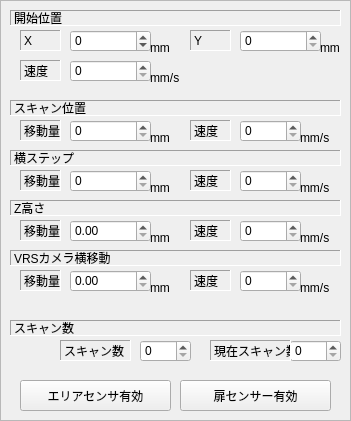
   <widget class="QFrame" name="frame">
    <property name="geometry">
     <rect>
      <x>480</x>
      <y>120</y>
      <width>351</width>
      <height>421</height>
     </rect>
    </property>
    <property name="frameShape">
     <enum>QFrame::StyledPanel</enum>
    </property>
    <property name="frameShadow">
     <enum>QFrame::Sunken</enum>
    </property>
    <widget class="QLabel" name="label">
     <property name="geometry">
      <rect>
       <x>10</x>
       <y>10</y>
       <width>331</width>
       <height>16</height>
      </rect>
     </property>
     <property name="frameShape">
      <enum>QFrame::Panel</enum>
     </property>
     <property name="frameShadow">
      <enum>QFrame::Sunken</enum>
     </property>
     <property name="text">
      <string>開始位置</string>
     </property>
    </widget>
    <widget class="QLabel" name="label_2">
     <property name="geometry">
      <rect>
       <x>20</x>
       <y>30</y>
       <width>41</width>
       <height>21</height>
      </rect>
     </property>
     <property name="frameShape">
      <enum>QFrame::Panel</enum>
     </property>
     <property name="frameShadow">
      <enum>QFrame::Sunken</enum>
     </property>
     <property name="text">
      <string>X</string>
     </property>
    </widget>
    <widget class="QLabel" name="label_3">
     <property name="geometry">
      <rect>
       <x>190</x>
       <y>30</y>
       <width>41</width>
       <height>21</height>
      </rect>
     </property>
     <property name="frameShape">
      <enum>QFrame::Panel</enum>
     </property>
     <property name="frameShadow">
      <enum>QFrame::Sunken</enum>
     </property>
     <property name="text">
      <string>Y</string>
     </property>
    </widget>
    <widget class="QSpinBox" name="spinBoxStartPosX">
     <property name="geometry">
      <rect>
       <x>70</x>
       <y>30</y>
       <width>81</width>
       <height>22</height>
      </rect>
     </property>
     <property name="minimum">
      <number>-99999999</number>
     </property>
     <property name="maximum">
      <number>99999999</number>
     </property>
    </widget>
    <widget class="QSpinBox" name="spinBoxStartPosY">
     <property name="geometry">
      <rect>
       <x>240</x>
       <y>30</y>
       <width>81</width>
       <height>22</height>
      </rect>
     </property>
     <property name="maximum">
      <number>99999999</number>
     </property>
    </widget>
    <widget class="QLabel" name="label_4">
     <property name="geometry">
      <rect>
       <x>10</x>
       <y>100</y>
       <width>331</width>
       <height>16</height>
      </rect>
     </property>
     <property name="frameShape">
      <enum>QFrame::Panel</enum>
     </property>
     <property name="frameShadow">
      <enum>QFrame::Sunken</enum>
     </property>
     <property name="text">
      <string>スキャン位置</string>
     </property>
    </widget>
    <widget class="QLabel" name="label_5">
     <property name="geometry">
      <rect>
       <x>20</x>
       <y>60</y>
       <width>41</width>
       <height>21</height>
      </rect>
     </property>
     <property name="frameShape">
      <enum>QFrame::Panel</enum>
     </property>
     <property name="frameShadow">
      <enum>QFrame::Sunken</enum>
     </property>
     <property name="text">
      <string>速度</string>
     </property>
    </widget>
    <widget class="QSpinBox" name="spinBoxStartVelocity">
     <property name="geometry">
      <rect>
       <x>70</x>
       <y>60</y>
       <width>81</width>
       <height>22</height>
      </rect>
     </property>
     <property name="maximum">
      <number>99999999</number>
     </property>
    </widget>
    <widget class="QLabel" name="label_7">
     <property name="geometry">
      <rect>
       <x>20</x>
       <y>120</y>
       <width>41</width>
       <height>21</height>
      </rect>
     </property>
     <property name="frameShape">
      <enum>QFrame::Panel</enum>
     </property>
     <property name="frameShadow">
      <enum>QFrame::Sunken</enum>
     </property>
     <property name="text">
      <string>移動量</string>
     </property>
    </widget>
    <widget class="QSpinBox" name="spinBoxScanPulse">
     <property name="geometry">
      <rect>
       <x>70</x>
       <y>120</y>
       <width>81</width>
       <height>22</height>
      </rect>
     </property>
     <property name="maximum">
      <number>99999999</number>
     </property>
    </widget>
    <widget class="QLabel" name="label_8">
     <property name="geometry">
      <rect>
       <x>190</x>
       <y>120</y>
       <width>41</width>
       <height>21</height>
      </rect>
     </property>
     <property name="frameShape">
      <enum>QFrame::Panel</enum>
     </property>
     <property name="frameShadow">
      <enum>QFrame::Sunken</enum>
     </property>
     <property name="text">
      <string>速度</string>
     </property>
    </widget>
    <widget class="QSpinBox" name="spinBoxScanVelocity">
     <property name="geometry">
      <rect>
       <x>240</x>
       <y>120</y>
       <width>61</width>
       <height>22</height>
      </rect>
     </property>
     <property name="maximum">
      <number>99999999</number>
     </property>
    </widget>
    <widget class="QLabel" name="label_9">
     <property name="geometry">
      <rect>
       <x>10</x>
       <y>150</y>
       <width>331</width>
       <height>16</height>
      </rect>
     </property>
     <property name="frameShape">
      <enum>QFrame::Panel</enum>
     </property>
     <property name="frameShadow">
      <enum>QFrame::Sunken</enum>
     </property>
     <property name="text">
      <string>横ステップ</string>
     </property>
    </widget>
    <widget class="QLabel" name="label_10">
     <property name="geometry">
      <rect>
       <x>190</x>
       <y>170</y>
       <width>41</width>
       <height>21</height>
      </rect>
     </property>
     <property name="frameShape">
      <enum>QFrame::Panel</enum>
     </property>
     <property name="frameShadow">
      <enum>QFrame::Sunken</enum>
     </property>
     <property name="text">
      <string>速度</string>
     </property>
    </widget>
    <widget class="QLabel" name="label_11">
     <property name="geometry">
      <rect>
       <x>20</x>
       <y>170</y>
       <width>41</width>
       <height>21</height>
      </rect>
     </property>
     <property name="frameShape">
      <enum>QFrame::Panel</enum>
     </property>
     <property name="frameShadow">
      <enum>QFrame::Sunken</enum>
     </property>
     <property name="text">
      <string>移動量</string>
     </property>
    </widget>
    <widget class="QSpinBox" name="spinBoxStepPulse">
     <property name="geometry">
      <rect>
       <x>70</x>
       <y>170</y>
       <width>81</width>
       <height>22</height>
      </rect>
     </property>
     <property name="maximum">
      <number>99999999</number>
     </property>
    </widget>
    <widget class="QSpinBox" name="spinBoxStepVelocity">
     <property name="geometry">
      <rect>
       <x>240</x>
       <y>170</y>
       <width>61</width>
       <height>22</height>
      </rect>
     </property>
     <property name="maximum">
      <number>99999999</number>
     </property>
    </widget>
    <widget class="QLabel" name="label_12">
     <property name="geometry">
      <rect>
       <x>10</x>
       <y>320</y>
       <width>331</width>
       <height>16</height>
      </rect>
     </property>
     <property name="frameShape">
      <enum>QFrame::Panel</enum>
     </property>
     <property name="frameShadow">
      <enum>QFrame::Sunken</enum>
     </property>
     <property name="text">
      <string>スキャン数</string>
     </property>
    </widget>
    <widget class="QSpinBox" name="spinBoxScanCount">
     <property name="geometry">
      <rect>
       <x>140</x>
       <y>340</y>
       <width>51</width>
       <height>22</height>
      </rect>
     </property>
     <property name="maximum">
      <number>99999999</number>
     </property>
    </widget>
    <widget class="QLabel" name="label_13">
     <property name="geometry">
      <rect>
       <x>60</x>
       <y>340</y>
       <width>71</width>
       <height>21</height>
      </rect>
     </property>
     <property name="frameShape">
      <enum>QFrame::Panel</enum>
     </property>
     <property name="frameShadow">
      <enum>QFrame::Sunken</enum>
     </property>
     <property name="text">
      <string>スキャン数</string>
     </property>
    </widget>
    <widget class="QSpinBox" name="spinBoxCurrentScan">
     <property name="geometry">
      <rect>
       <x>290</x>
       <y>340</y>
       <width>51</width>
       <height>22</height>
      </rect>
     </property>
     <property name="maximum">
      <number>99999999</number>
     </property>
    </widget>
    <widget class="QLabel" name="label_14">
     <property name="geometry">
      <rect>
       <x>210</x>
       <y>340</y>
       <width>81</width>
       <height>21</height>
      </rect>
     </property>
     <property name="frameShape">
      <enum>QFrame::Panel</enum>
     </property>
     <property name="frameShadow">
      <enum>QFrame::Sunken</enum>
     </property>
     <property name="text">
      <string>現在スキャン数</string>
     </property>
    </widget>
    <widget class="QLabel" name="label_18">
     <property name="geometry">
      <rect>
       <x>20</x>
       <y>220</y>
       <width>41</width>
       <height>21</height>
      </rect>
     </property>
     <property name="frameShape">
      <enum>QFrame::Panel</enum>
     </property>
     <property name="frameShadow">
      <enum>QFrame::Sunken</enum>
     </property>
     <property name="text">
      <string>移動量</string>
     </property>
    </widget>
    <widget class="QLabel" name="label_19">
     <property name="geometry">
      <rect>
       <x>10</x>
       <y>200</y>
       <width>331</width>
       <height>16</height>
      </rect>
     </property>
     <property name="frameShape">
      <enum>QFrame::Panel</enum>
     </property>
     <property name="frameShadow">
      <enum>QFrame::Sunken</enum>
     </property>
     <property name="text">
      <string>Z高さ</string>
     </property>
    </widget>
    <widget class="QLabel" name="label_20">
     <property name="geometry">
      <rect>
       <x>190</x>
       <y>220</y>
       <width>41</width>
       <height>21</height>
      </rect>
     </property>
     <property name="frameShape">
      <enum>QFrame::Panel</enum>
     </property>
     <property name="frameShadow">
      <enum>QFrame::Sunken</enum>
     </property>
     <property name="text">
      <string>速度</string>
     </property>
    </widget>
    <widget class="QSpinBox" name="spinBoxVelocityZ">
     <property name="geometry">
      <rect>
       <x>240</x>
       <y>220</y>
       <width>61</width>
       <height>22</height>
      </rect>
     </property>
     <property name="maximum">
      <number>99999999</number>
     </property>
    </widget>
    <widget class="QLabel" name="label_30">
     <property name="geometry">
      <rect>
       <x>150</x>
       <y>40</y>
       <width>21</width>
       <height>16</height>
      </rect>
     </property>
     <property name="text">
      <string>mm</string>
     </property>
    </widget>
    <widget class="QLabel" name="label_31">
     <property name="geometry">
      <rect>
       <x>320</x>
       <y>40</y>
       <width>21</width>
       <height>16</height>
      </rect>
     </property>
     <property name="text">
      <string>mm</string>
     </property>
    </widget>
    <widget class="QLabel" name="label_32">
     <property name="geometry">
      <rect>
       <x>150</x>
       <y>130</y>
       <width>21</width>
       <height>16</height>
      </rect>
     </property>
     <property name="text">
      <string>mm</string>
     </property>
    </widget>
    <widget class="QLabel" name="label_33">
     <property name="geometry">
      <rect>
       <x>150</x>
       <y>180</y>
       <width>21</width>
       <height>16</height>
      </rect>
     </property>
     <property name="text">
      <string>mm</string>
     </property>
    </widget>
    <widget class="QLabel" name="label_34">
     <property name="geometry">
      <rect>
       <x>150</x>
       <y>230</y>
       <width>21</width>
       <height>16</height>
      </rect>
     </property>
     <property name="text">
      <string>mm</string>
     </property>
    </widget>
    <widget class="QLabel" name="label_35">
     <property name="geometry">
      <rect>
       <x>150</x>
       <y>70</y>
       <width>31</width>
       <height>16</height>
      </rect>
     </property>
     <property name="text">
      <string>mm/s</string>
     </property>
    </widget>
    <widget class="QLabel" name="label_36">
     <property name="geometry">
      <rect>
       <x>300</x>
       <y>130</y>
       <width>31</width>
       <height>16</height>
      </rect>
     </property>
     <property name="text">
      <string>mm/s</string>
     </property>
    </widget>
    <widget class="QLabel" name="label_37">
     <property name="geometry">
      <rect>
       <x>300</x>
       <y>180</y>
       <width>31</width>
       <height>16</height>
      </rect>
     </property>
     <property name="text">
      <string>mm/s</string>
     </property>
    </widget>
    <widget class="QLabel" name="label_38">
     <property name="geometry">
      <rect>
       <x>300</x>
       <y>230</y>
       <width>31</width>
       <height>16</height>
      </rect>
     </property>
     <property name="text">
      <string>mm/s</string>
     </property>
    </widget>
    <widget class="QToolButton" name="toolButtonEnableDoorSensor">
     <property name="geometry">
      <rect>
       <x>180</x>
       <y>380</y>
       <width>151</width>
       <height>31</height>
      </rect>
     </property>
     <property name="text">
      <string>扉センサー有効</string>
     </property>
     <property name="checkable">
      <bool>true</bool>
     </property>
    </widget>
    <widget class="QToolButton" name="toolButtonEnableAreaSensor">
     <property name="geometry">
      <rect>
       <x>20</x>
       <y>380</y>
       <width>151</width>
       <height>31</height>
      </rect>
     </property>
     <property name="text">
      <string>エリアセンサ有効</string>
     </property>
     <property name="checkable">
      <bool>true</bool>
     </property>
    </widget>
    <widget class="QDoubleSpinBox" name="doubleSpinBoxPosZ">
     <property name="geometry">
      <rect>
       <x>70</x>
       <y>220</y>
       <width>81</width>
       <height>22</height>
      </rect>
     </property>
     <property name="maximum">
      <double>999999.989999999990687</double>
     </property>
    </widget>
    <widget class="QLabel" name="label_50">
     <property name="geometry">
      <rect>
       <x>190</x>
       <y>270</y>
       <width>41</width>
       <height>21</height>
      </rect>
     </property>
     <property name="frameShape">
      <enum>QFrame::Panel</enum>
     </property>
     <property name="frameShadow">
      <enum>QFrame::Sunken</enum>
     </property>
     <property name="text">
      <string>速度</string>
     </property>
    </widget>
    <widget class="QLabel" name="label_51">
     <property name="geometry">
      <rect>
       <x>150</x>
       <y>280</y>
       <width>21</width>
       <height>16</height>
      </rect>
     </property>
     <property name="text">
      <string>mm</string>
     </property>
    </widget>
    <widget class="QLabel" name="label_52">
     <property name="geometry">
      <rect>
       <x>10</x>
       <y>250</y>
       <width>331</width>
       <height>16</height>
      </rect>
     </property>
     <property name="frameShape">
      <enum>QFrame::Panel</enum>
     </property>
     <property name="frameShadow">
      <enum>QFrame::Sunken</enum>
     </property>
     <property name="text">
      <string>VRSカメラ横移動</string>
     </property>
    </widget>
    <widget class="QDoubleSpinBox" name="doubleSpinBoxPosW">
     <property name="geometry">
      <rect>
       <x>70</x>
       <y>270</y>
       <width>81</width>
       <height>22</height>
      </rect>
     </property>
     <property name="maximum">
      <double>999999.989999999990687</double>
     </property>
    </widget>
    <widget class="QSpinBox" name="spinBoxVelocityW">
     <property name="geometry">
      <rect>
       <x>240</x>
       <y>270</y>
       <width>61</width>
       <height>22</height>
      </rect>
     </property>
     <property name="maximum">
      <number>99999999</number>
     </property>
    </widget>
    <widget class="QLabel" name="label_53">
     <property name="geometry">
      <rect>
       <x>300</x>
       <y>280</y>
       <width>31</width>
       <height>16</height>
      </rect>
     </property>
     <property name="text">
      <string>mm/s</string>
     </property>
    </widget>
    <widget class="QLabel" name="label_54">
     <property name="geometry">
      <rect>
       <x>20</x>
       <y>270</y>
       <width>41</width>
       <height>21</height>
      </rect>
     </property>
     <property name="frameShape">
      <enum>QFrame::Panel</enum>
     </property>
     <property name="frameShadow">
      <enum>QFrame::Sunken</enum>
     </property>
     <property name="text">
      <string>移動量</string>
     </property>
    </widget>
   </widget>
